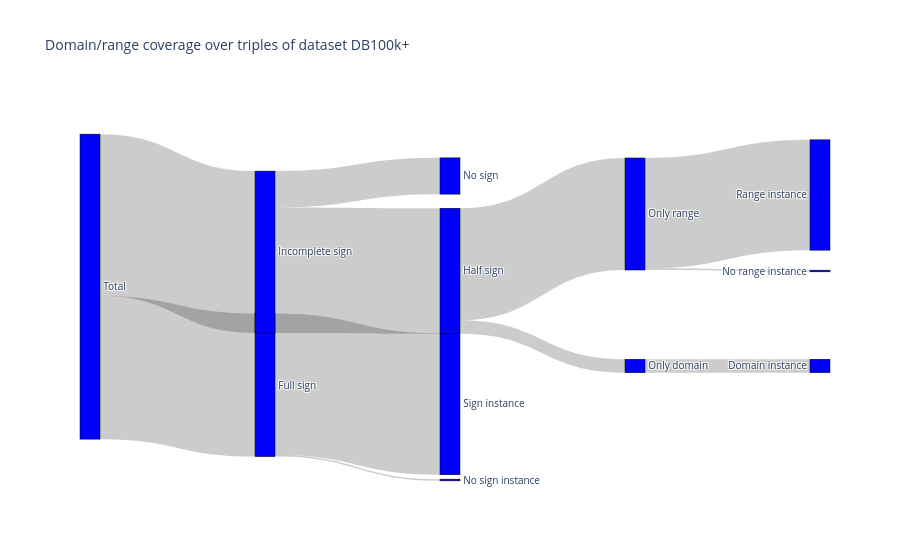

Write notebook code for a chart like this one.
### Code cell
fig = go.Figure(
    data=[
        go.Sankey(
            node = dict(
                pad = 15,
                thickness = 20,
                line = dict(color = "black", width = 0.5),
                label = [nodes[i]["label"] for i in nodes.keys()],
                x = [nodes[i]["x"] for i in nodes.keys()],
                y = [nodes[i]["y"] for i in nodes.keys()],
                color = "blue"
            ),
    link = dict(
        source = [source for source, _, _ in links],
        target = [target for _, target, _ in links],
        value = [value for _, _, value in links]
  ))])

fig.update_layout(title_text=f"Domain/range coverage over triples of dataset {destination_folder.split('/')[-2]}", font_size=10)
fig.show()
#fig.write_image(f"{destination_folder}fig1.png", engine='orca', width=1500, height=450)

### Figure 1 — Plotly figure (JSON) as saved in the notebook; plotly's stock layout.template omitted (floating-point values rounded to 4 significant figures)
{"data": [{"link": {"source": [0, 0, 1, 1, 2, 2, 3, 3, 5, 5, 6, 6], "target": [1, 2, 11, 12, 4, 3, 5, 6, 7, 8, 9, 10], "value": [69176, 78148, 811, 68365, 17531, 60617, 6513, 54104, 0, 6513, 805, 53299]}, "node": {"color": "blue", "label": ["Total", "Full sign", "Incomplete sign", "Half sign", "No sign", "Only domain", "Only range", "No domain instance", "Domain instance", "No range instance", "Range instance", "No sign instance", "Sign instance"], "line": {"color": "black", "width": 0.5}, "pad": 15, "thickness": 20, "x": [0, 0.25, 0.25, 0.5, 0.5, 0.75, 0.75, 1, 1, 1, 0.5, 0.5, 0.5], "y": [0.65, 0.75, 0.4, 0.45, 0.2, 0.7, 0.3, 0.7, 0.45, 0.25, 1, 0.8, 0.7]}, "type": "sankey"}], "layout": {"autosize": true, "font": {"size": 10}, "title": {"text": "Domain/range coverage over triples of dataset DB100k+"}}}
